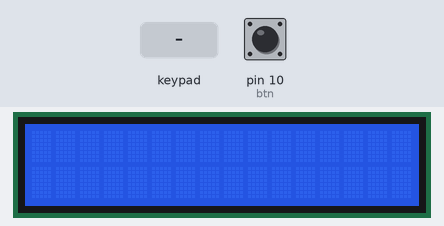
A sketch run on a simulated Arduino Uno, built with avr-gcc and run on an emulated ATmega328P. Parts: 16×2 character LCD. The inputs (shaded band) are chosen by the test bench; at power-on: pin 10 (btn) HIGH. What the sketch prints to the serial monitor is not drawn.

Above: at 1.2 s.
1.3 s: pin 10 (btn) pulled LOW for 0.15 s
2.9 s: key '1' pressed
4.4 s: keypad keys 9 8 7 6 # pressed 0.4 s apart
7.9 s: keypad keys 9 8 7 6 pressed 0.4 s apart
At 8.35 s:
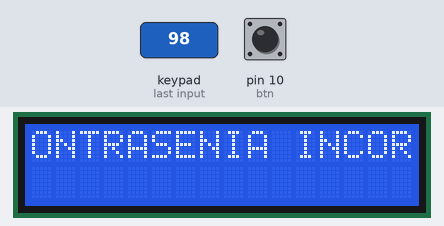
11.0 s: key 'a' pressed
12.5 s: keypad keys 9 8 7 6 * pressed 0.4 s apart
At 14.36 s:
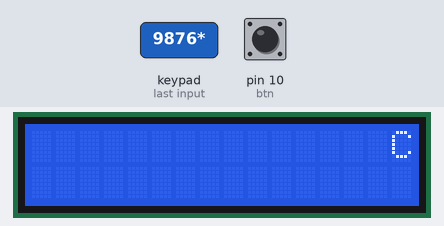
Timing chart, 0 to 15.9 s (numbered marks = the images above; inputs shaded):
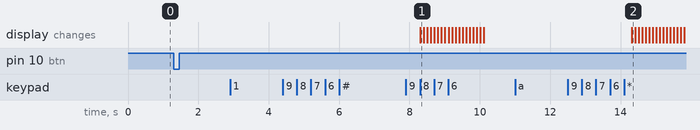

Measured:
- after the input at 1.3 s, every drawn part: stays the same
- after the input at 2.9 s, every drawn part: stays the same
- after the input at 4.4 s, every drawn part: stays the same
- after the input at 7.9 s, the display: changes after 0.41 s (image 1)
- after the input at 11.0 s, every drawn part: stays the same
- after the input at 12.5 s, the display: changes after 1.8 s (image 2)

The sketch:

Martinez_Juan_LAB_01_SE.ino
```cpp
/*
 * LABORATORIO I: PUERTOS DIGITALES Y COMUNICACIÓN SERIAL
* CODIGO I
* OBJETIVO: Diseñar un sistema de control de acceso por contraseña individual.
* NOMBRE: Juan Diego Martínez
* FUNCIONES:
  *          LiquidCrystal.h
*          print(mensaje)  Envío Mensajes
*          setCursor(col,fil)
*/
  #include <LiquidCrystal.h>;
  #include <Keypad.h>;
  LiquidCrystal lcd (A0,A1,A2,A3,A4,A5); // eleccion de pines
  const byte f=4;                        // numero de filas
  const byte c=4;                        // numero de columnas
  const int btn=10;                      // variable de control
  char tecladoM [f][c] = {               // creación de matriz del teclado matricial
  {'1','2','3','a'},
  {'4','5','6','b'},
  {'7','8','9','c'},
  {'*','0','#','d'}
  };
  byte pinFilas[f] = {9,8,7,6};          // pines de conexion de filas Arduino-Teclado Matricial
  byte pinColum [c] = {5,4,3,2};         // pines de conexion de columnas Arduino-Teclado Matricial
  Keypad tecMat = Keypad(makeKeymap(tecladoM),pinFilas,pinColum,f,c);  // creacion de un objeto de acuerdo a la
  char contrasena[9];                                // vector de la contraseña ingresada
  char contraA[9] = "ad102344";                      // contraseña usuario Ariel Davalos
  char contraD[9] = "dc774235";                      // contraseña usuario Damian Cervantes
  char contraC[9] = "ca543187";                      // contraseña usuario Carlos benavides
  byte indice=0;                                     // contador de caracteres de los caracteres ingresados por el teclado matricial
  int i=0;                                           // contador
  int j=0;
  char teclaIng;
  int contA=0;                                       // verificador de registro
  int contD=0;                                       // verificador de registro
  int contC=0;                                       // verificador de registro

  void setup() {
  pinMode(btn,INPUT);                               // define el boton como entrada
  Serial.begin(9600);                               // incia la comunicacion serial
  Serial.print("BIENVENIDOS AL SISTEMA DE CONTROL");
  Serial.println(" ");
  lcd.begin(16,2);                                  // inicializa la pantalla lcd
  lcd.clear();                                      // limpia la pantalla lcd
  }

  void loop() {

  char teclaIng = tecMat.getKey();                // funcion del teclado matricial

  if(teclaIng != NO_KEY)
  {
    Serial.print(teclaIng);                       // se visualiza la tecla ingresada a la terminal por el teclado matricial
    contrasena[indice]=teclaIng;                  // almaceno la tecla en el vector contrasena
    indice++;
  }

  if(indice==8)                                   // verificador igual numero de cacteres de contraseña real de cada usuario y la contraseña ingresada
  {
    byte veriA=0;                                 // contador de caracteres para la cotraseña 1
    byte veriD=0;                                 // contador de caracteres para la cotraseña 2
    byte veriC=0;                                 // contador de caracteres para la cotraseña 3

    for(i=0;i<8;i++)                              // ciclo for para verificar cada caracter de la contraseña
    {
      // Serial.print(contrasena[i]);                // imprimi la contraseña ingresada y a verificar
      if(contrasena[i]==contraA[i])               // verificacion de la contraseña usuario Arial Davalos
      {
        veriA++;
      }
        if(contrasena[i]==contraD[i])               // verificacion de la contraseña usuario Damian Cervantes
      {
        veriD++;
      }
      if(contrasena[i]==contraC[i])               // verificacion de la contraseña usuario Carlos Benavides
      {
        veriC++;
      }
    }

     if(veriA==8)                                    // verificar que los cacteres de contraseña real de cada usuario y de la contraseña ingresada sean los mismos
     {
        Serial.println(" ");
        Serial.print("CONTRASENIA CORRECTA");
        lcd.setCursor(1,0);                           // inicializo en LCD
        lcd.print("BIEN VENIDO");                     // mensaje de bienvenida
        lcd.setCursor(1,1);                           // inicializo en LCD
        lcd.print("Ariel Davalos");
        Serial.println(" ");
        contA=1;
     }

     if(veriD==8)                                     // verificar que los cacteres de contraseña real de cada usuario y de la contraseña ingresada sean los mismos
     {
        Serial.println(" ");
        Serial.print("CONTRASENIA CORRECTA");
        lcd.setCursor(1,0);                           // inicializo en LCD
        lcd.print("BIEN VENIDO");                     // mensaje de bienvenida
        lcd.setCursor(1,1);                           // inicializo en LCD
        lcd.print("Damian Cervantes");
        Serial.println(" ");
        contD=1;
     }

     if(veriC==8)
     {
        Serial.println(" ");
        Serial.print("CONTRASENIA CORRECTA");           // verificar que los cacteres de contraseña real de cada usuario y de la contraseña ingresada sean los mismos
        lcd.setCursor(1,0);                             // inicializo en LCD
        lcd.print("BIEN VENIDO");                       // mensaje de bienvenida
        lcd.setCursor(1,1);                             // inicializo en LCD
        lcd.print("Carlos Benavides");
        Serial.println(" ");
        contC=1;
     }

     if(veriA==8 || veriD==8 || veriC== 8)
     {
     }else{
      Serial.println(" ");
      Serial.print("CONTRASENIA NO VALIDA");
      lcd.setCursor(0,0);
      lcd.print("CONTRASENIA INCORRECTA");
     }
     indice=0;
     for(j=0;j<18;j++)
     {
      lcd.setCursor(16,1);
      lcd.autoscroll();
      lcd.print(" ");
      delay(100);
     }
     lcd.clear();
  }

  if(digitalRead(btn)==LOW){              //Activación de botón en bajo para la lista de ingresados.
  delay(100);
  if(contA==1){
    Serial.println("Ariel Davalos HA INGRESASDO");               //Muestra en la terminal los usuarios que han ingresado y los que no
  }else{
    Serial.println("Ariel Davalos NO HA INGRESASDO");
  }
  if(contD==1){
    Serial.println("Damian Cervantes HA INGRESASDO");
  }else{
      Serial.println("Damian Cervantes NO HA INGRESASDO");
  }
  if(contC==1){
    Serial.println("Carlos Benavides HA INGRESASDO");
  }else{
    Serial.println("Carlos Benavides NO HA INGRESASDO");
  }
  }
}
```
